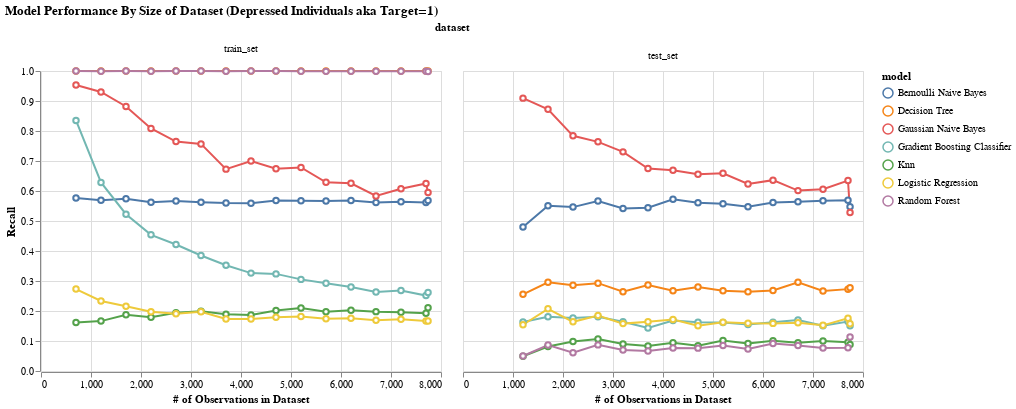

The notebook cell saved with this chart:
### Code cell
perf_by_n_recall_mdd1 = create_alt_plot(
    dataset = perf_by_n_obs_avg_mdd1,
    x_col = 'n_obs',
    x_name = '# of Observations in Dataset',
    y_col = 'recall',
    y_name = 'Recall',
    title = 'Model Performance By Size of Dataset (Depressed Individuals aka Target=1)'
)

perf_by_n_recall_mdd1

### Figure 1 — Vega-Lite specification as saved in the notebook (floating-point values rounded to 4 significant figures; data arrays with more than 128 entries replaced by an {"elided": "..."} marker saying what was removed)
{"config": {"view": {"continuousWidth": 400, "continuousHeight": 300}}, "data": {"name": "data-3dd13b452cbbb13cbab5aaf5256dc0f2"}, "facet": {"field": "dataset", "sort": ["train_set", "test_set"], "type": "nominal"}, "spec": {"mark": {"type": "line", "point": {"filled": false, "fill": "white"}}, "encoding": {"color": {"field": "model", "type": "nominal"}, "x": {"field": "n_obs", "title": "# of Observations in Dataset", "type": "quantitative"}, "y": {"field": "recall", "title": "Recall", "type": "quantitative"}}}, "title": "Model Performance By Size of Dataset (Depressed Individuals aka Target=1)", "$schema": "https://vega.github.io/schema/vega-lite/v4.17.0.json", "datasets": {"data-3dd13b452cbbb13cbab5aaf5256dc0f2": {"elided": "217 records"}}}
